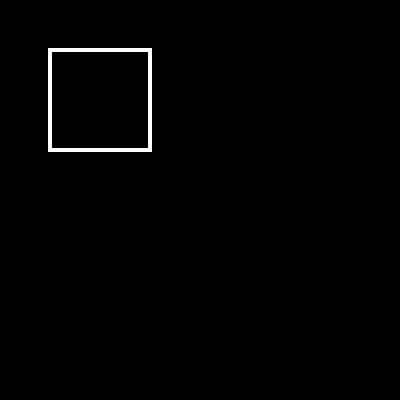
Frame 1 (no input)
Frame 60 (no input): identical to frame 1, image omitted
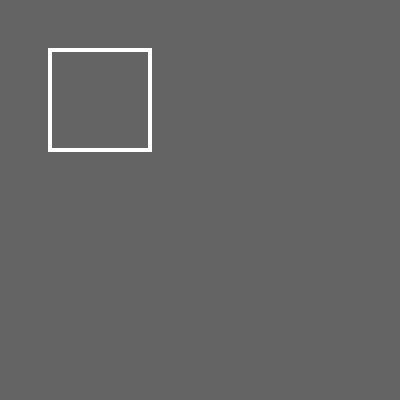
Frame 120 (the mouse pressed at the canvas centre since frame 60)

The p5.js sketch that drew these frames (run headless with seeded random() and noise() and a simulated clock; from frame 60 on, the mouse is pressed at the canvas centre):

// p5.js sketch
// ── sketch.js
let on = true;

function setup() {
  createCanvas(400, 400);
}

function draw() {
  background(0);
  stroke(255);  // white pen
  strokeWeight(4);  // width of brush
  noFill();
  rectMode(CENTER);
  // console.log(mouseX);

    if (mouseX > 100 && mouseX < 200 && mouseY > 100 && mouseY <200){
    fill(255, 255, 0)
  }
  
  // if (on){
  //   background(200);
  // } else {
  //   background(0, 0, 100)
  // }
  
  if (mouseIsPressed){
      background(100);
  }
  
  
  rect(100, 100, 100, 100)

  
}

function mousePressed(){
  on = !on;
}
